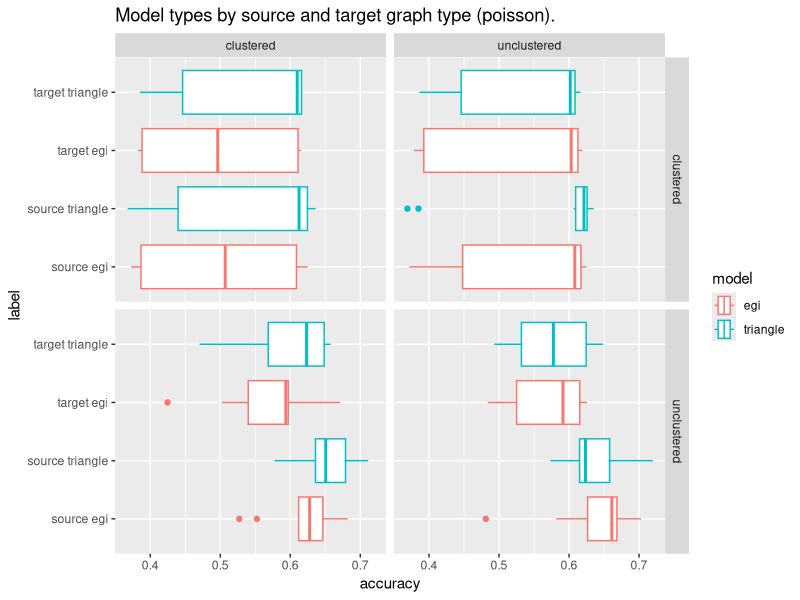
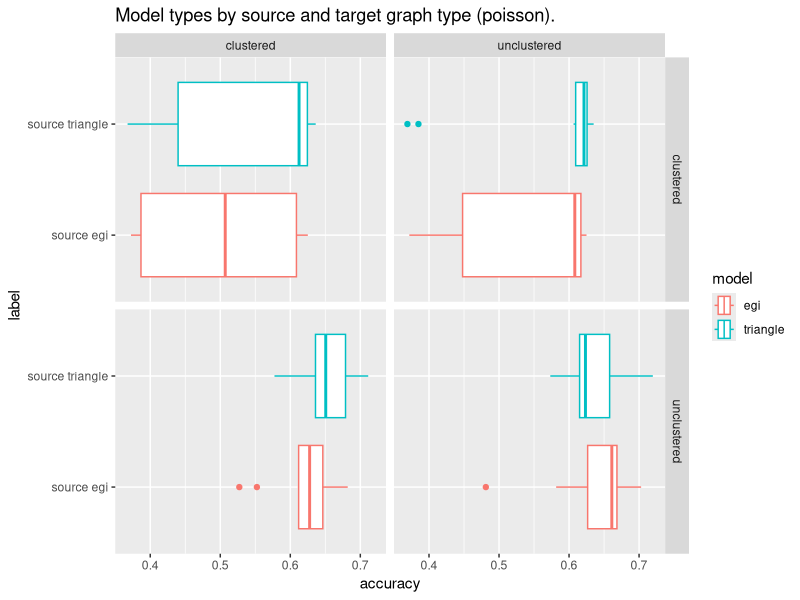
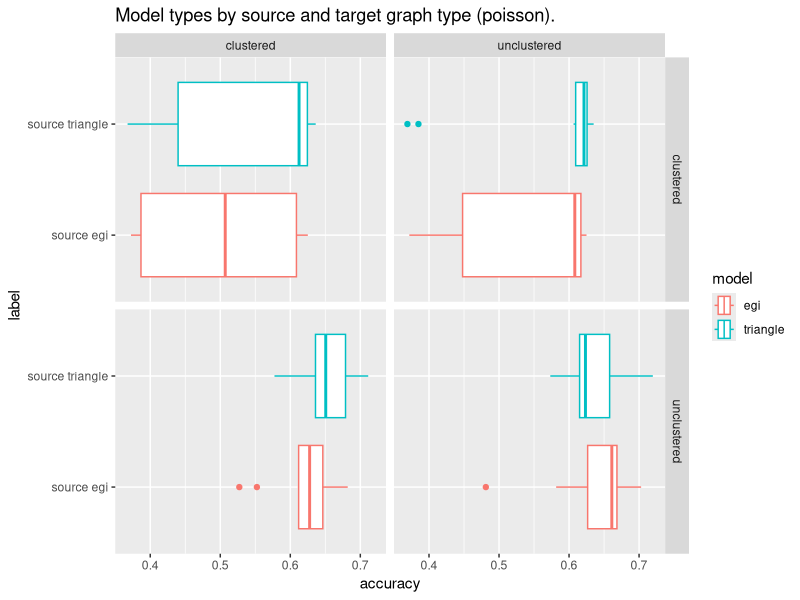

These figures' R source, in order:
## ---- chunk 1
knitr::opts_chunk$set(echo = TRUE)
## ---- chunk 2
library(readr)
library(dplyr)
library(knitr)
library(tidyr)
library(ggplot2)
library(stringr)
## ---- chunk 3
data <- read_csv("datapoisson.csv")
## ---- chunk 4
grouped<- data %>% group_by(src,target,model) %>% 
  summarise(`source-accuracy` = mean(`source-accuracy`),
            `target-accuracy` = mean(`target-accuracy`))

knitr::kable(grouped)
## ---- chunk 5

plotMe <- function(df) {
  p <- ggplot(df ,aes(x=`accuracy`,y=`label`,colour=`model`)) + 
       geom_boxplot() + 
       facet_grid(rows=vars(`src`),cols=vars(`target`)) +
       ggtitle("Model types by source and target graph type (poisson).")

  return(p)
}
## ---- chunk 6
plotData <- data %>%
  pivot_longer(cols=c(`source-accuracy`,`target-accuracy`),
               names_to="srctarget",values_to="accuracy") %>%

  mutate(`srctarget`=str_replace(`srctarget`,"source-accuracy","source")) %>%
  mutate(`srctarget`=str_replace(`srctarget`,"target-accuracy","target")) %>%    
  unite(`srctarget`,`model`,col=`label`,sep=" ",remove=FALSE) 

plotMe(plotData)
## ---- chunk 7
plotMe(filter(plotData,`srctarget` == "source"))
## ---- chunk 8
plotMe(filter(plotData,`srctarget` == "source"))
